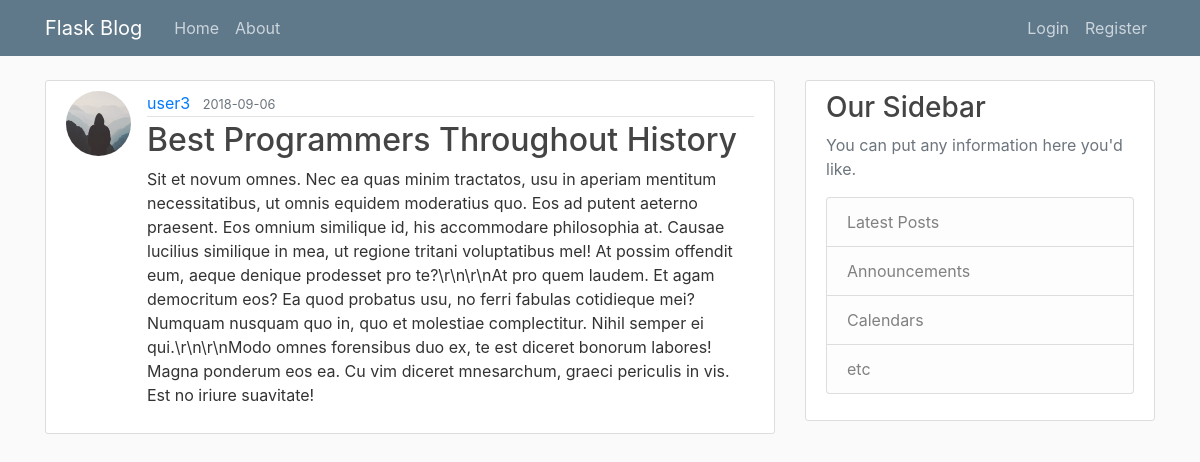
Page /post/13 on the committed database.
### flaskblog/models.py (models this page shows, shortened)
class User(db.Model, UserMixin):
    id = db.Column(db.Integer, primary_key=True)
    username = db.Column(db.String(20), unique=True, nullable=False)
    email = db.Column(db.String(120), unique=True, nullable=False)
    image_file = db.Column(db.String(20), nullable=False, default='default.jpg')
    password = db.Column(db.String(60), nullable=False)
    posts = db.relationship('Post', backref='author', lazy=True)

class Post(db.Model):
    id = db.Column(db.Integer, primary_key=True)
    title = db.Column(db.String(100), nullable=False)
    date_posted = db.Column(db.DateTime, nullable=False, default=datetime.utcnow)
    content = db.Column(db.Text, nullable=False)
    user_id = db.Column(db.Integer, db.ForeignKey('user.id'), nullable=False)

### flaskblog/routes.py (the view)
@app.route("/post/<int:post_id>")
def post(post_id):
    post = Post.query.get_or_404(post_id)
    return render_template('post.html', title=post.title, post=post)

### flaskblog/templates/post.html (shortened to what this page needs)
{% extends "layout.html" %} {% block content %}
<article class="media content-section">
    <img class="rounded-circle article-img" src="{{ url_for('static', filename='profile_pics/' + post.author.image_file) }}" />
    <div class="media-body">
        <div class="article-metadata">
            <a class="mr-2" href="{{ url_for('user_posts', username=post.author.username) }}">{{ post.author.username }}</a>
            <small class="text-muted">{{ post.date_posted.strftime('%Y-%m-%d') }}</small>
        </div>
        <h2 class="article-title">{{ post.title }}</a></h2>
        <p class="article-content">{{ post.content }}</p>
    </div>
</article>
{% endblock content %}

### flaskblog/static/main.css (style rules this page uses)
body { background: #fafafa; color: #333333; margin-top: 5rem; }
h1, h2, h3, h4, h5, h6 { color: #444444; }
.content-section { background: #ffffff; padding: 10px 20px; border: 1px solid #dddddd; border-radius: 3px; margin-bottom: 20px; }
.article-title { color: #444444; }
.article-content { white-space: pre-line; }
.article-img { height: 65px; width: 65px; margin-right: 16px; }
.article-metadata { padding-bottom: 1px; margin-bottom: 4px; border-bottom: 1px solid #e3e3e3 }

### rows in the picture
User: image_file (placeholder picture), author.username "user3"
Post: date_posted "2018-09-06", title "Best Programmers Throughout History", content "Sit et novum omnes. Nec ea quas minim tractatos, usu in aperiam mentitum necessitatibus, ut omnis equidem moderatius quo. Eos ad putent aeterno praesent. Eos omnium similique id, his accommodare philosophia at. Causae lucilius similique in mea, ut regione tritani voluptatibus mel! At possim offendit eum, aeque denique prodesset pro te?\\r\\n\\r\\nAt pro quem laudem. Et agam democritum eos? Ea quod probatus usu, no ferri fabulas cotidieque mei? Numquam nusquam quo in, quo et molestiae complectitur. Nihil semper ei qui.\\r\\n\\r\\nModo omnes forensibus duo ex, te est diceret bonorum labores! Magna ponderum eos ea. Cu vim diceret mnesarchum, graeci periculis in vis. Est no iriure suavitate!"
